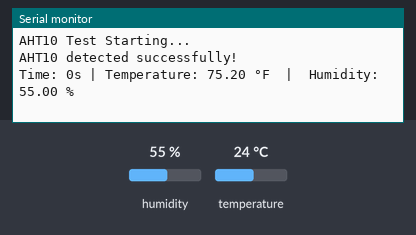
Simulated run of this sketch. Board: Arduino Uno, built with avr-gcc and run on an emulated ATmega328P. Parts: the last lines printed to the serial monitor. The test bench sets the inputs (shaded band); at power-on: humidity 55 %, temperature 24 °C.

Above: at 2.2 s.
2.3 s: humidity set to 22 %
At 3.6 s:
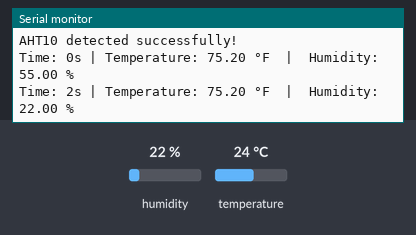
5.1 s: temperature set to 12 °C
At 5.7 s:
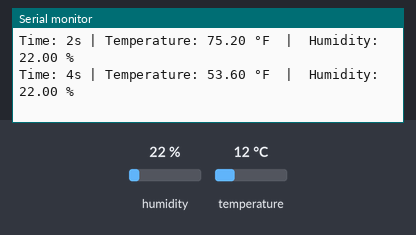
7.9 s: humidity set to 40 %
At 10.0 s:
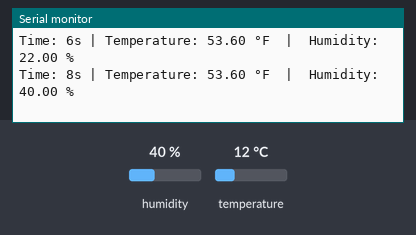
Timing chart, 0 to 11.5 s (numbered marks = the images above; inputs shaded):
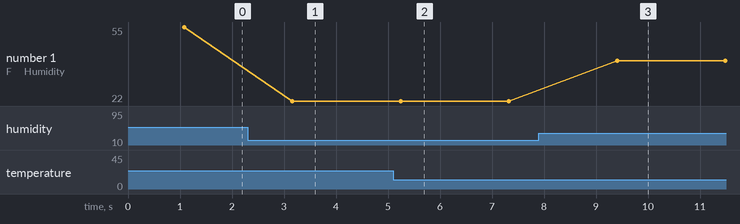

Measured:
- after the input at 2.3 s, the serial monitor: prints a new line after 0.86 s (image 1)
- after the input at 5.1 s, the serial monitor: prints a new line after 0.14 s (image 2)
- after the input at 7.9 s, the serial monitor: prints a new line after 1.5 s (image 3)
- plotted number 1: 55 → 22 after the input at 2.3 s, 22 → 40 after the input at 7.9 s

The sketch:

aht10_sensor_reading.ino.ino
```cpp
#include <Wire.h>
#include <Adafruit_AHTX0.h>

Adafruit_AHTX0 aht;
unsigned long startTime;

void setup() {
  Serial.begin(115200);
  delay(1000);
  startTime = millis();

  Serial.println("AHT10 Test Starting...");

  Wire.begin();  // Use default I2C pins (D4 = SDA, D5 = SCL)

  if (!aht.begin()) {
    Serial.println("Failed to find AHT10 sensor!");
    while (1) delay(10);
  }

  Serial.println("AHT10 detected successfully!");
}

void loop() {
  sensors_event_t humidity, temp;
  aht.getEvent(&humidity, &temp);

  float tempF = (temp.temperature * 9.0 / 5.0) + 32.0;
  unsigned long seconds = (millis() - startTime) / 1000;

  Serial.print("Time: ");
  Serial.print(seconds);
  Serial.print("s | Temperature: ");
  Serial.print(tempF);
  Serial.print(" °F  |  ");

  Serial.print("Humidity: ");
  Serial.print(humidity.relative_humidity);
  Serial.println(" %");

  delay(2000);
}
```
